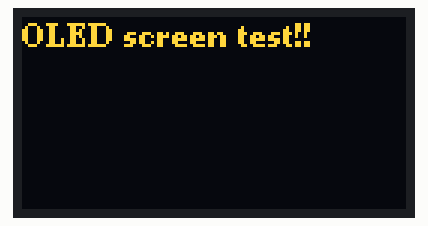
The sketch below on a simulated Arduino Uno, built with avr-gcc and run on an emulated ATmega328P. Parts: 128×64 one-colour display. The OLED is the two-colour kind (top 16 rows yellow); what the sketch prints to the serial monitor is not drawn.

Above: at 1.1 s.

The sketch:

OLEDTestPass.ino
```cpp
#include <Wire.h>
#include <U8g2lib.h>

U8G2_SSD1306_128X64_NONAME_F_HW_I2C u8g2(U8G2_R0, U8X8_PIN_NONE);

void setup() {
  Serial.begin(115200);
  delay(1000);


  u8g2.begin();
  u8g2.clearBuffer();
  u8g2.setFont(u8g2_font_ncenB08_tr);  // Font
  u8g2.drawStr(0, 10, "OLED screen test!!");
  u8g2.sendBuffer();

  Serial.println("OLED Test ok");
}

void loop() {

}
```
